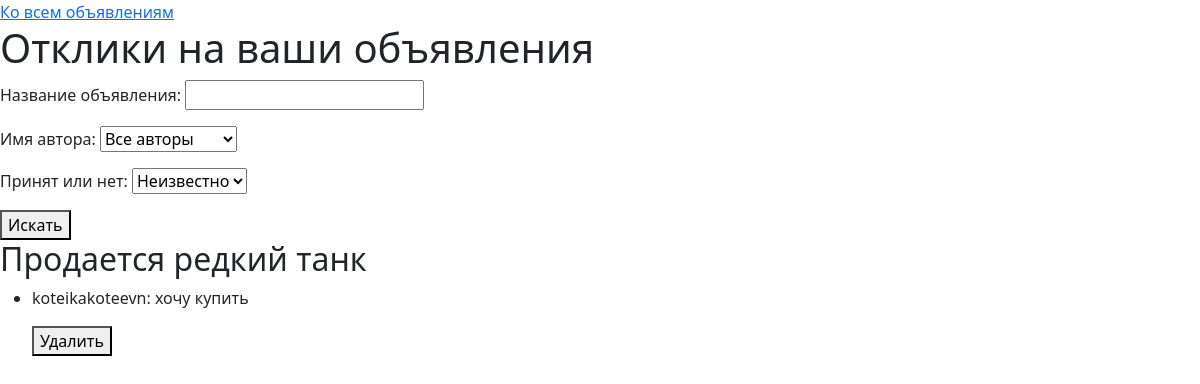
The page /responses/ (signed in) on the database its author committed.
### board/models.py (models this page shows, shortened)
class Response(models.Model):
    announcement = models.ForeignKey(Announcement, on_delete=models.CASCADE, related_name='responses')
    author = models.ForeignKey(User, on_delete=models.CASCADE, related_name='responses')
    content = models.TextField()
    created_at = models.DateTimeField(auto_now_add=True)
    accepted = models.BooleanField(default=False)
    class Meta:
        permissions = [
            ('can_add_response', 'Can add response'),
            ('can_delete_response', 'Can delete response'),
        ]

class Announcement(models.Model):
    category = models.ForeignKey(Category, on_delete=models.CASCADE)
    author = models.ForeignKey(Author, on_delete=models.CASCADE, related_name='ann')
    title = models.CharField(max_length=255)
    text = CKEditor5Field(
        'Content',
        config_name='default',  # Ссылка на конфигурацию в settings.py
        blank=True,
        null=True,
    )
    created_at = models.DateTimeField(auto_now_add=True)
    class Meta:
        permissions = [
            ('can_add_announcement', 'Can add announcement'),
            ('can_change_announcement', 'Can change announcement'),
            ('can_delete_announcement', 'Can delete announcement'),
        ]

### board/views.py (the view)
# urls.py: path('responses/', views.my_responses, name='my_responses'),  # Отклики на свои объявления
@login_required
def my_responses(request):
    announcements = Announcement.objects.filter(author__authorUser=request.user)
    responses = Response.objects.filter(announcement__in=announcements)
    response_filter = ResponseFilter(request.GET, queryset=responses)
    filtered_responses = response_filter.qs
    return render(request, 'my_responses.html', {
        'announcements': announcements,
        'filter': response_filter,  # Передаём фильтр в шаблон
        'responses': filtered_responses,  # Отфильтрованные отклики
    })

### templates/my_responses.html (shortened to what this page needs)
<!DOCTYPE html>
<html lang="en">
{% load static %}
<head>
    <link href="{% static 'css/styles.css' %}" rel="stylesheet" />
    <a href="{% url 'index' %}">Ко всем объявлениям</a>
</head>
<body>
    <h1>Отклики на ваши объявления</h1>
    <form method="get">
        {% if filter.form %}
            {{ filter.form.as_p }}
        {% else %}
            <p>Форма фильтрации не доступна</p>
        {% endif %}
            <button type="submit">Искать</button>
    </form>
{% for response in responses %}
    <h2>{{ response.announcement.title }}</h2>
    <ul>
        <li>
            <p>{{ response.author.username }}: {{ response.content }}</p>
            <form method="post" action="{% url 'manage_response' response.id %}">
                <button type="submit" name="action" value="delete">Удалить</button>
            </form>
        </li>
    </ul>
{% empty %}
    <p>Нет откликов.</p>
{% endfor %}
</body>
</html>

### rows shown on the page
Response: announcement "Продается редкий танк", author.username "koteikakoteevn", content "хочу купить"
